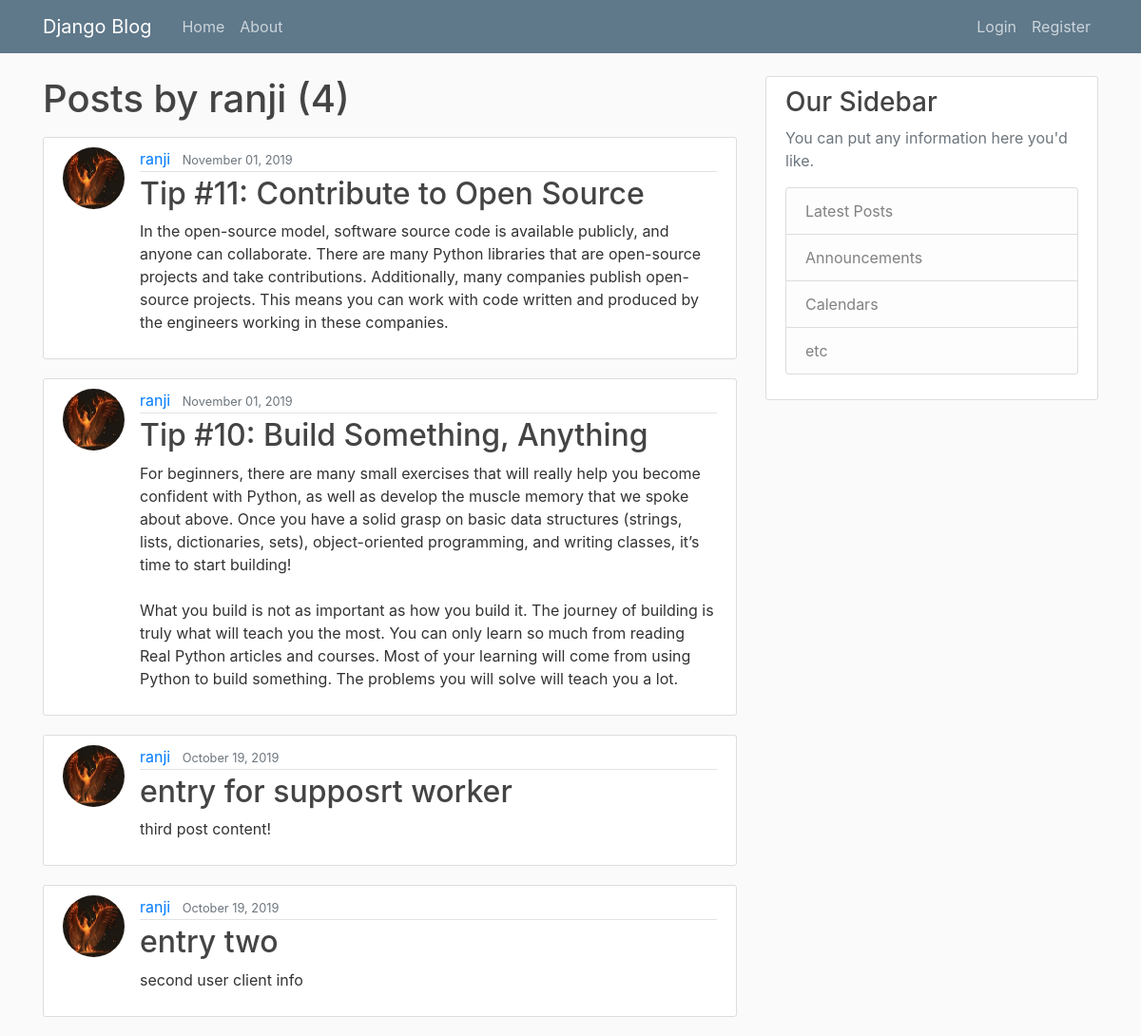
The page /user/ranji on the database its author committed.
### polls/models.py (models this page shows, shortened)
class post(models.Model):
    title = models.CharField(max_length=100)
    content = models.TextField()
    date_posted = models.DateTimeField(default=timezone.now)
    author = models.ForeignKey(User, on_delete=models.CASCADE)

### users/models.py (models this page shows, shortened)
class Profile(models.Model):
    user = models.OneToOneField(User, on_delete=models.CASCADE)
    image = models.ImageField(default= 'default.jpg', upload_to= 'profile_pics')

### polls/views.py (the view)
# urls.py: path('user/<str:username>', UserPostListView.as_view(), name="user-posts"),
class UserPostListView(ListView):
    model = post
    template_name = 'polls/user_posts.html'
    context_object_name = 'posts'
    paginate_by = 5
    def get_queryset(self):
        user = get_object_or_404(User, username=self.kwargs.get('username'))
        return post.objects.filter(author=user).order_by('-date_posted')

### polls/templates/polls/user_posts.html (shortened to what this page needs)
{% extends "polls/base.html" %}
{% block content %}
    <h1 class="mb-3">Posts by {{ view.kwargs.username }} ({{ page_obj.paginator.count }})</h1>
    {% for post in posts %}
        <article class="media content-section">
            <img class="rounded-circle article-img" src="{{ post.author.profile.image.url }}">
          <div class="media-body">
            <div class="article-metadata">
              <a class="mr-2" href="{% url 'user-posts' post.author.username %}">{{ post.author }}</a>
              <small class="text-muted">{{ post.date_posted|date:"F d, Y"}}</small>
            </div>
            <h2><a class="article-title" href="{% url 'post-detail' post.id %}">{{ post.title }}</a></h2>
            <p class="article-content">{{ post.content }}</p>
          </div>
        </article>
    {% endfor %}
{% endblock content %}

### polls/static/polls/main.css (style rules this page uses)
body { background: #fafafa; color: #333333; margin-top: 5rem; }
h1, h2, h3, h4, h5, h6 { color: #444444; }
.content-section { background: #ffffff; padding: 10px 20px; border: 1px solid #dddddd; border-radius: 3px; margin-bottom: 20px; }
.article-title { color: #444444; }
.article-content { white-space: pre-line; }
.article-img { height: 65px; width: 65px; margin-right: 16px; }
.article-metadata { padding-bottom: 1px; margin-bottom: 4px; border-bottom: 1px solid #e3e3e3 }

### rows shown on the page
post: author.profile.image (picture), author "ranji", date_posted "November 01, 2019", title "Tip #11: Contribute to Open Source", content "In the open-source model, software source code is available publicly, and anyone can collaborate. There are many Python libraries that are open-source projects and take contributions. Additionally, many companies publish open-source projects. This means you can work with code written and produced by the engineers working in these companies."
post: author.profile.image (picture), author "ranji", date_posted "November 01, 2019", title "Tip #10: Build Something, Anything", content "For beginners, there are many small exercises that will really help you become confident with Python, as well as develop the muscle memory that we spoke about above. Once you have a solid grasp on basic data structures (strings, lists, dictionaries, sets), object-oriented programming, and writing classes, it’s time to start building! What you build is not as important as how you build it. The journey of building is truly what will teach you the most. You can only learn so much from reading Real Python articles and courses. Most of your learning will come from using Python to build something. The problems you will solve will teach you a lot."
post: author.profile.image (picture), author "ranji", date_posted "October 19, 2019", title "entry for supposrt worker", content "third post content!"
post: author.profile.image (picture), author "ranji", date_posted "October 19, 2019", title "entry two", content "second user client info"

### other values the page prints
{{ view.kwargs.username }} "ranji"
{{ page_obj.paginator.count }} "4"
